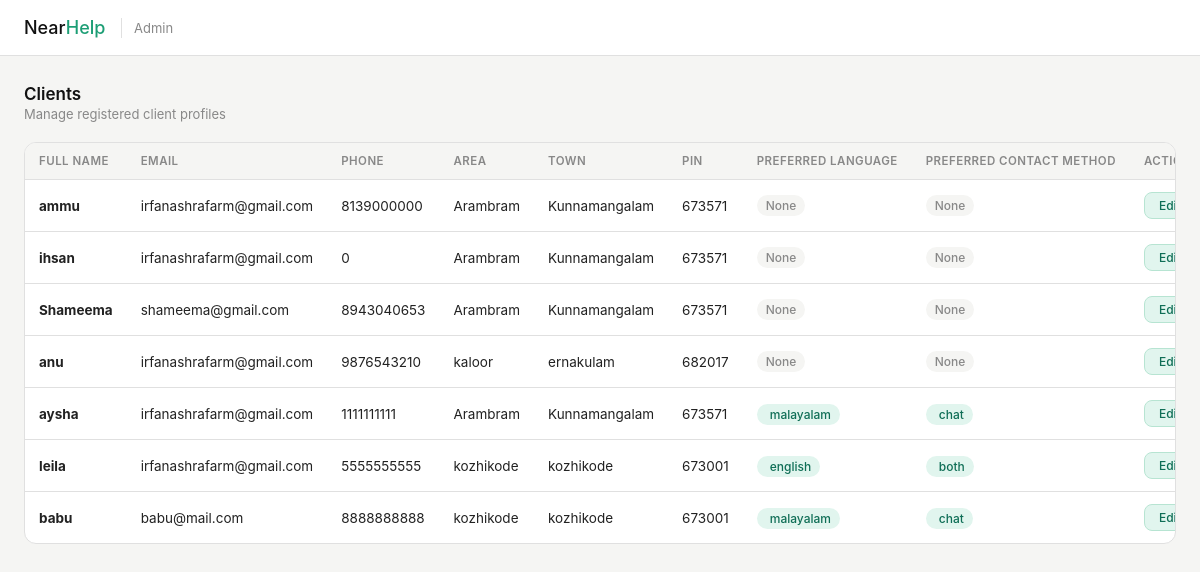
Page /Client_data_table on the earlier database version.
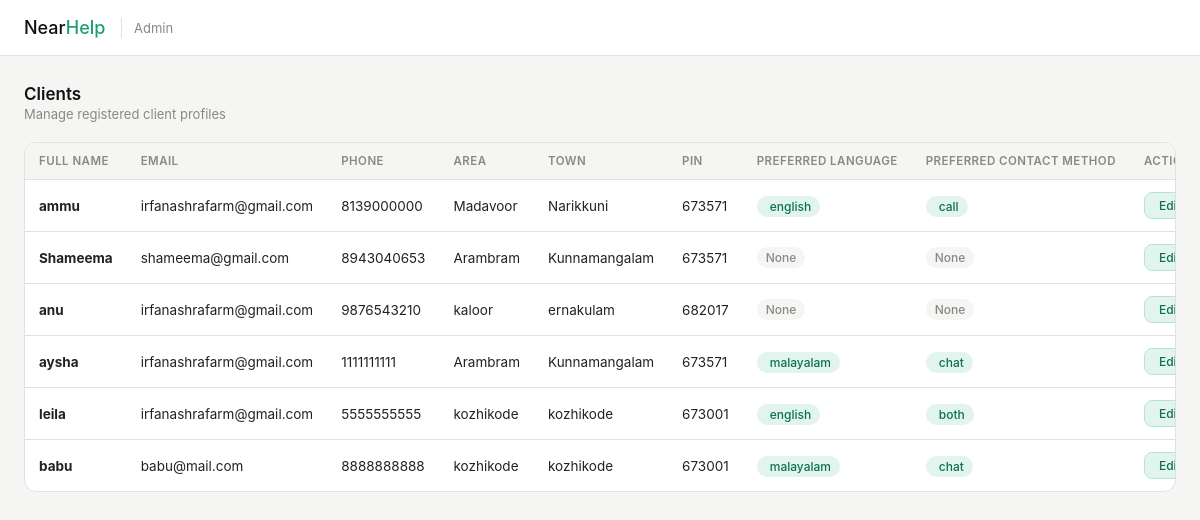
Same page on the later database version.
### projectnearhelpapp/models.py (models this page shows)
class Client_details(models.Model):
        user = models.OneToOneField(settings.AUTH_USER_MODEL, on_delete=models.CASCADE , related_name='client_details' , null=True, blank=True)
        Fullname = models.CharField(max_length=50)
        Phone_number = models.CharField()
        Email = models.CharField()
        Area = models.CharField()
        Town = models.CharField()
        Pin = models.IntegerField()
        Password = models.CharField(max_length=128)
        Preferred_language = models.CharField(max_length=50 , null=True, blank=True)
        Preferred_contact_method = models.CharField(max_length=50 , null=True, blank=True)
        Photo = models.ImageField(upload_to="photos/client_photos/" , blank=True, null=True)

### projectnearhelpapp/views.py (the view)
# urls.py: path('Client_data_table',views.Client_data_table,name='Client_data_table'),
def Client_data_table(request):
    alldata = Client_details.objects.all()
    return render(request,'admin_dashboard/client_data_table.html',{'clientdata':alldata})

### projectnearhelpapp/templates/admin_dashboard/client_data_table.html (shortened to what this page needs)
<!DOCTYPE html>
<html lang="en">
    <head>
        {% load static %}
        <link rel="stylesheet"
            href="https://cdn.jsdelivr.net/npm/@tabler/icons-webfont@latest/tabler-icons.min.css">
        <link rel="stylesheet"
            href="{% static 'css/admin_dashboard/client_data_table.css' %}">
    </head>
    <body>
        <nav>
            <a class="logo" href="#">Near<span>Help</span></a>
            <span class="nav-label">Admin</span>
        </nav>
        <div class="page">
            <div class="page-header">
                <div>
                    <div class="page-title">Clients</div>
                    <div class="page-subtitle">Manage registered client
                        profiles</div>
                </div>
            </div>
            <div class="table-card">
                <div class="table-wrapper">
                    <table>
                        <thead>
                            <tr>
                                <th>Full Name</th>
                                <th>Email</th>
                                <th>Phone</th>
                                <th>Area</th>
                                <th>Town</th>
                                <th>PIN</th>
                                <th>Preferred Language</th>
                                <th>Preferred Contact Method</th>
                                <th>Actions</th>
                            </tr>
                        </thead>
                        <tbody>
                            {% for i in clientdata %}
                            <tr>
                                <td><strong>{{ i.Fullname }}</strong></td>
                                <td>{{ i.Email }}</td>
                                <td>{{ i.Phone_number }}</td>
                                <td>{{ i.Area }}</td>
                                <td>{{ i.Town }}</td>
                                <td>{{ i.Pin }}</td>
                                <td>
                                    {% if i.Preferred_language %}
                                    <span class="chip chip-available">
                                        {{ i.Preferred_language }}
                                    </span>
                                    {% else %}
                                    <span
                                        class="chip chip-unavailable">None</span>
                                    {% endif %} </td>
                                <td>
                                    {% if i.Preferred_contact_method %}
                                    <span class="chip chip-available">
                                        {{ i.Preferred_contact_method }}
                                    </span>
                                    {% else %}
                                    <span
                                        class="chip chip-unavailable">None</span>
                                    {% endif %}
                                </td>
                                <td>
                                    <div class="actions">
                                        <a
                                            href="{% url 'Edit_client_data_table' i.id %}"
                                            class="btn-action btn-edit">
                                             Edit
                                        </a>
                                    </div>
                                </td>
                            </tr>
                            {% endfor %}
                        </tbody>
                    </table>
                </div>
            </div>
        </div>
    </body>
</html>

Differences in the rows shown:
removed Client_details: Fullname "ihsan", Email "irfanashrafarm@gmail.com", Phone_number "0", Area "Arambram", Town "Kunnamangalam", Pin "673571", shows "None"
changed Client_details "ammu": Area "Arambram" → "Madavoor"; Town "Kunnamangalam" → "Narikkuni"; Preferred_language (not shown) → "english"; Preferred_contact_method (not shown) → "call"; no longer shows "None"
